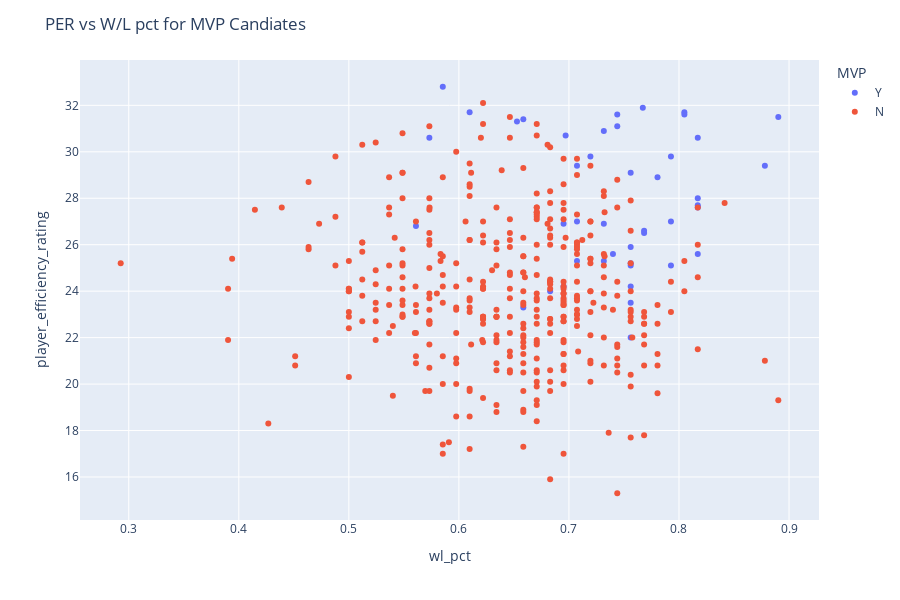

The code cell stored with this chart in its notebook:
### Code cell
fig = px.scatter(df, x="wl_pct", y="player_efficiency_rating",color='MVP', hover_data=['Player', 'Year', 'Tm'])
fig.update_layout(height=600, title_text= 'PER vs W/L pct for MVP Candiates')
fig.show()

### Figure 1 — Plotly figure (JSON) as saved in the notebook; plotly's stock layout.template omitted (floating-point values rounded to 4 significant figures; data arrays with more than 128 entries replaced by an {"elided": "..."} marker saying what was removed)
{"data": [{"customdata": {"elided": "44x3 mixed values"}, "hovertemplate": "MVP=Y<br>wl_pct=%{x}<br>player_efficiency_rating=%{y}<br>Player=%{customdata[0]}<br>Year=%{customdata[1]}<br>Tm=%{customdata[2]}<extra></extra>", "legendgroup": "Y", "marker": {"color": "#636efa", "symbol": "circle"}, "mode": "markers", "name": "Y", "orientation": "v", "showlegend": true, "type": "scatter", "x": [0.7317, 0.7561, 0.561, 0.7927, 0.7561, 0.7683, 0.8171, 0.7927, 0.6098, 0.6951, 0.7683, 0.7439, 0.8171, 0.7561, 0.7073, 0.7561, 0.878, 0.7805, 0.7561, 0.74, 0.8171, 0.6829, 0.7073, 0.7317, 0.7073, 0.7561, 0.6585, 0.8171, 0.6951, 0.8049, 0.7439, 0.7561, 0.697, 0.8049, 0.7195, 0.8171, 0.8902, 0.5732, 0.7927, 0.7317, 0.7671, 0.6528, 0.5854, 0.6585], "xaxis": "x", "y": [25.3, 25.1, 26.8, 25.1, 24.2, 26.5, 25.6, 27, 31.7, 26.9, 26.6, 31.6, 27.7, 25.9, 25.3, 29.1, 29.4, 28.9, 25.2, 25.6, 30.6, 24, 27, 26.9, 29.4, 22, 23.3, 27.6, 24.2, 31.7, 31.1, 23.5, 30.7, 31.6, 29.8, 28, 31.5, 30.6, 29.8, 30.9, 31.9, 31.3, 32.8, 31.4], "yaxis": "y"}, {"customdata": {"elided": "385x3 mixed values"}, "hovertemplate": "MVP=N<br>wl_pct=%{x}<br>player_efficiency_rating=%{y}<br>Player=%{customdata[0]}<br>Year=%{customdata[1]}<br>Tm=%{customdata[2]}<extra></extra>", "legendgroup": "N", "marker": {"color": "#EF553B", "symbol": "circle"}, "mode": "markers", "name": "N", "orientation": "v", "showlegend": true, "type": "scatter", "x": {"elided": "385 float values"}, "xaxis": "x", "y": {"elided": "385 float values"}, "yaxis": "y"}], "layout": {"height": 600, "legend": {"title": {"text": "MVP"}, "tracegroupgap": 0}, "margin": {"t": 60}, "title": {"text": "PER vs W/L pct for MVP Candiates"}, "xaxis": {"anchor": "y", "domain": [0, 1], "title": {"text": "wl_pct"}}, "yaxis": {"anchor": "x", "domain": [0, 1], "title": {"text": "player_efficiency_rating"}}}}
